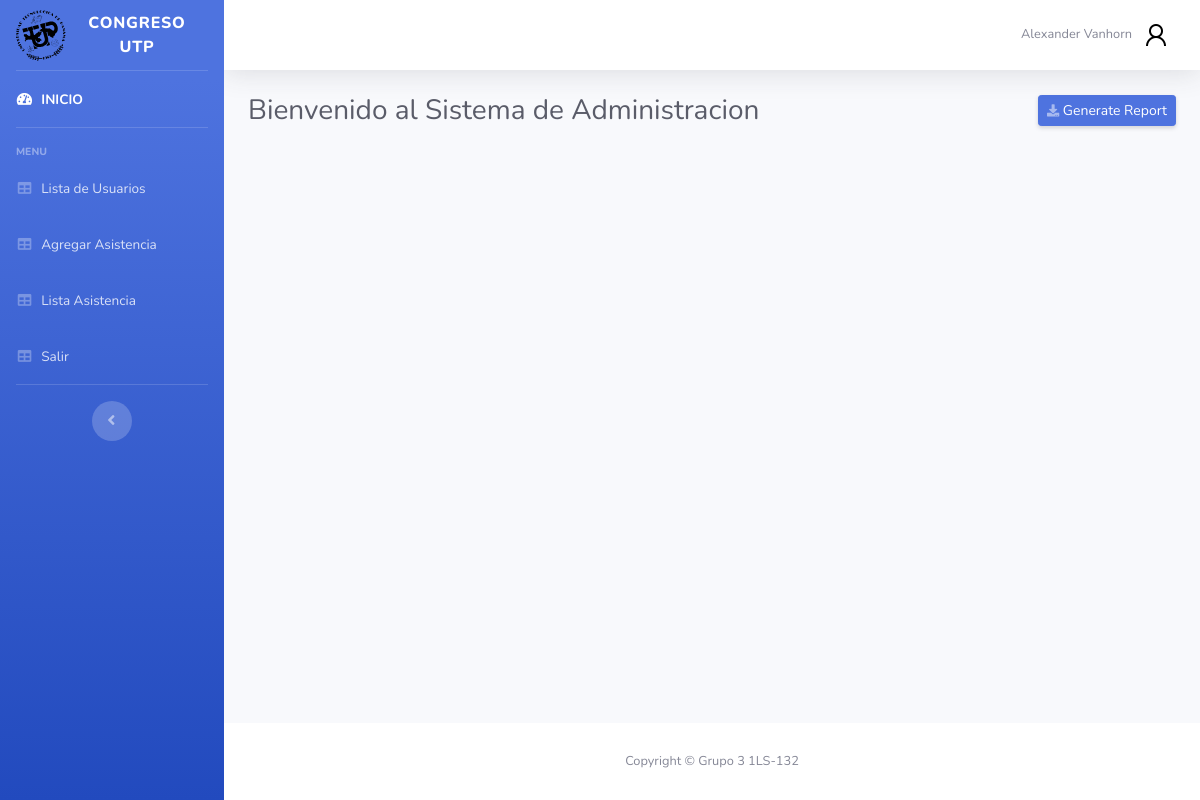
/secciones/panel.php (signed in), run on the app's committed database.
### tables this page shows
CREATE TABLE `usuario` (
  `id` int(11) NOT NULL,
  `nombre` varchar(20) NOT NULL,
  `apellido` varchar(20) NOT NULL,
  `email` varchar(100) NOT NULL,
  `password` varchar(50) NOT NULL,
  `foto` varchar(10) NOT NULL,
  `id_rol` int(11) NOT NULL
);

### php/consultaUser.php (called while the page is built)
<?php
    include("../config/conexion.php");
    $id_usuario=$_SESSION['id'];
    $result = $conn->query("SELECT * from usuario where id='$id_usuario'");
    $datoUser = $result->fetch(PDO::FETCH_OBJ);
?>

### secciones/panel.php (the view, shortened to what this page needs)
<?php
include("../php/consultaUser.php");
?>
<!DOCTYPE html>
<html lang="en">
<head>
    <link href="../vendor/fontawesome-free/css/all.min.css" rel="stylesheet" type="text/css">
    <link href="../css/sb-admin-2.min.css" rel="stylesheet">
</head>
<body id="page-top">
    <div id="wrapper">
        <ul class="navbar-nav bg-gradient-primary sidebar sidebar-dark accordion" id="accordionSidebar">
            <a class="sidebar-brand d-flex align-items-center justify-content-center" href="panel.php">
                <div class="sidebar-brand-icon rotate-n-15">
                    <img src="../imagenes/logo_utp.svg" alt="" height="50" width="50">
                </div>
                <div class="sidebar-brand-text mx-3">Congreso UTP
                </div>
            </a>
            <hr class="sidebar-divider my-0">
            <li class="nav-item active">
                <a class="nav-link" href="panel.php">
                    <i class="fas fa-fw fa-tachometer-alt"></i>
                    <span>INICIO</span></a>
            </li>
            <hr class="sidebar-divider">
            <div class="sidebar-heading">
                MENU
            </div>
            <?php if ($datoUser->id_rol==1){?>
            <li class="nav-item">
                <a class="nav-link" href="lista.php">
                    <i class="fas fa-fw fa-table"></i>
                     <span>Lista de Usuarios</span></a>
            </li>
            <li class="nav-item">
                <a class="nav-link" href="registroAsistencia.php">
                    <i class="fas fa-fw fa-table"></i>
                     <span>Agregar Asistencia</span></a>
            </li>
            <li class="nav-item">
                <a class="nav-link" href="asistencia.php">
                    <i class="fas fa-fw fa-table"></i>
                     <span>Lista Asistencia</span></a>
            </li>
            <?php }?>
            <li class="nav-item">
                <a class="nav-link" href="../php/salir.php">
                    <i class="fas fa-fw fa-table"></i>
                    <span>Salir</span></a>
            </li>
            <hr class="sidebar-divider d-none d-md-block">
            <div class="text-center d-none d-md-inline">
                <button class="rounded-circle border-0" id="sidebarToggle"></button>
            </div>
        </ul>
        <div id="content-wrapper" class="d-flex flex-column">
            <div id="content">
                <nav class="navbar navbar-expand navbar-light bg-white topbar mb-4 static-top shadow">
                    <ul class="navbar-nav ml-auto">
                        <li class="nav-item dropdown no-arrow d-sm-none">
                        <li class="nav-item dropdown no-arrow">
                            <a class="nav-link dropdown-toggle" href="#" id="userDropdown" role="button"
                                data-toggle="dropdown" aria-haspopup="true" aria-expanded="false">
                                <span class="mr-2 d-none d-lg-inline text-gray-600 small"><?php echo $datoUser->nombre." ".$datoUser->apellido; ?></span>
                                <img class="img-profile rounded-circle"
                                    src="../secciones/fotos/<?php echo $datoUser->foto;?>">
                            </a>
                        </li>
                    </ul>
                </nav>
                <div class="container-fluid">
                    <div class="d-sm-flex align-items-center justify-content-between mb-4">
                        <h1 class="h3 mb-0 text-gray-800">Bienvenido al Sistema de Administracion</h1>
                        <a href="#" class="d-none d-sm-inline-block btn btn-sm btn-primary shadow-sm"><i
                                class="fas fa-download fa-sm text-white-50"></i> Generate Report</a>
                    </div>
                </div>
            </div>
            <footer class="sticky-footer bg-white">
                <div class="container my-auto">
                    <div class="copyright text-center my-auto">
                        <span>Copyright &copy; Grupo 3 1LS-132</span>
                    </div>
                </div>
            </footer>
        </div>
    </div>
</body>
</html>

### data on the page
usuario: nombre "Alexander", apellido "Vanhorn", foto (placeholder picture)
